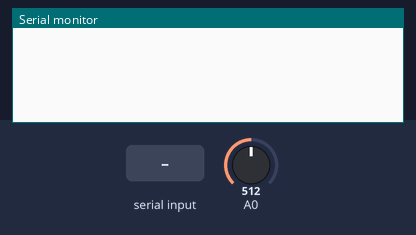
This sketch was run on a simulated Arduino Uno, built with avr-gcc and run on an emulated ATmega328P. Shown: the last lines printed to the serial monitor. Inputs (shaded band) come from the test bench; at power-on: A0 = 512.

Above: at 1.2 s.
1.3 s: "90,45\n" received over Serial
4.2 s: A0 set to 716
At 5.2 s:
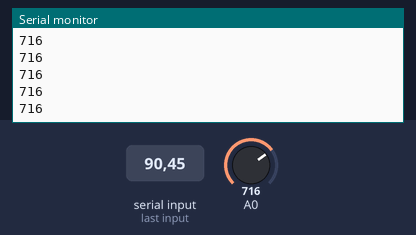
5.7 s: A0 set to 900
At 13.0 s:
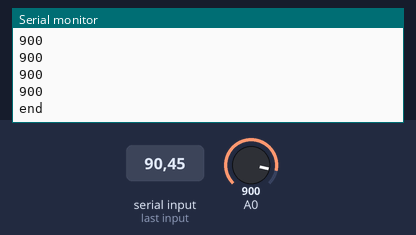
Timing chart, 0 to 13.2 s (numbered marks = the images above; inputs shaded):
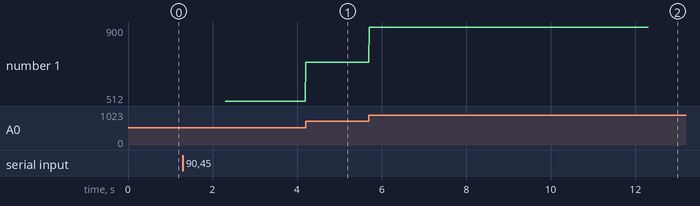

Measured:
- after the input at 4.2 s, the serial monitor: prints a new line at once (image 1)
- after the input at 5.7 s, the serial monitor: prints a new line at once (image 2)
- plotted number 1: 512 → 716 after the input at 4.2 s, 716 → 900 after the input at 5.7 s

The sketch:

readSignal.ino
```cpp
long timee =0;
int x;
void setup() {


  Serial.begin(115200);

}

void loop() {
  while(!Serial);
  while (!Serial.available());
  x = Serial.readString().toInt();
  timee = millis();
  while(millis()-timee<10000){
    delay(4);
    Serial.println(analogRead(A0));
  }
  Serial.println("end");

}
```
